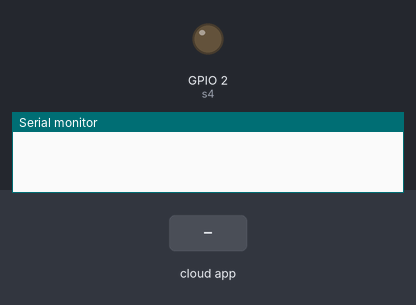
Recording of a sketch running on a simulated ESP8266 (NodeMCU). Parts: output pins drawn as LEDs (lit = HIGH), the last lines printed to the serial monitor. The test bench sets the inputs (shaded band). WiFi joins after 1.5 s; servers stay silent unless stated.

Above: at 2.7 s.
2.8 s: the phone or cloud app sets led4 to 1
At 4.3 s:
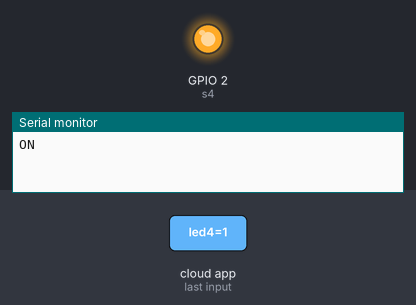
6.0 s: the phone or cloud app sets led4 to 0
At 6.5 s:
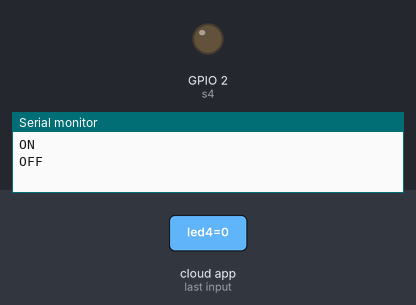
Timing chart, 0 to 9.0 s (numbered marks = the images above; inputs shaded):
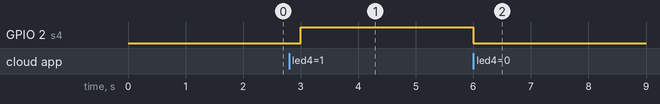

Measured:
- after the input at 2.8 s, GPIO 2 (s4): LOW → HIGH after 0.20 s
- after the input at 6.0 s, GPIO 2 (s4): HIGH → LOW at once

The sketch:

finalcode.ino
```cpp
/*
  Sketch generated by the Arduino IoT Cloud Thing "Untitled"
  https://create.arduino.cc/cloud/things/d1e12d1c-6b87-41be-a810-fa76899ac7a9

  Arduino IoT Cloud Variables description

  The following variables are automatically generated and updated when changes are made to the Thing

  CloudSwitch led1;
  CloudSwitch led2;
  CloudSwitch led3;
  CloudSwitch led4;

  Variables which are marked as READ/WRITE in the Cloud Thing will also have functions
  which are called when their values are changed from the Dashboard.
  These functions are generated with the Thing and added at the end of this sketch.
*/

#include "thingProperties.h"
#include "arduino_secret.h"
const int s1 = 5; //D1
const int s2 = 4; //D2
const int s3 = 0; //D3
const int s4 = 2; //D4

void setup() {
  // Initialize serial and wait for port to open:
  Serial.begin(9600);
  // This delay gives the chance to wait for a Serial Monitor without blocking if none is found
  delay(1500);
pinMode(s1,OUTPUT);
pinMode(s2,OUTPUT);
pinMode(s3,OUTPUT);
pinMode(s4,OUTPUT);
  // Defined in thingProperties.h
  initProperties();

  // Connect to Arduino IoT Cloud
  ArduinoCloud.begin(ArduinoIoTPreferredConnection);

  /*
     The following function allows you to obtain more information
     related to the state of network and IoT Cloud connection and errors
     the higher number the more granular information you’ll get.
     The default is 0 (only errors).
     Maximum is 4
 */
  setDebugMessageLevel(2);
  ArduinoCloud.printDebugInfo();
}

void loop() {
  ArduinoCloud.update();
  // Your code here


}


/*
  Since Led1 is READ_WRITE variable, onLed1Change() is
  executed every time a new value is received from IoT Cloud.
*/
void onLed1Change()  {
  // Add your code here to act upon Led1 change

  if(led1)
  {
    digitalWrite(s1,HIGH);
    Serial.println("ON");
  }
  else
  {
    digitalWrite(s1,LOW);
    Serial.println("OFF");
  }
}

/*
  Since Led2 is READ_WRITE variable, onLed2Change() is
  executed every time a new value is received from IoT Cloud.
*/
void onLed2Change()  {
  // Add your code here to act upon Led2 change

  if(led2)
  {
    digitalWrite(s2,HIGH);
    Serial.println("ON");
  }
  else
  {
    digitalWrite(s2,LOW);
    Serial.println("OFF");
  }
}

/*
  Since Led3 is READ_WRITE variable, onLed3Change() is
  executed every time a new value is received from IoT Cloud.
*/
void onLed3Change()  {
  // Add your code here to act upon Led3 change

  if(led3)
  {
    digitalWrite(s3,HIGH);
    Serial.println("ON");
  }
  else
  {
    digitalWrite(s3,LOW);
    Serial.println("OFF");
  }
}

/*
  Since Led4 is READ_WRITE variable, onLed4Change() is
  executed every time a new value is received from IoT Cloud.
*/
void onLed4Change()  {
  // Add your code here to act upon Led4 change

  if(led4)
  {
    digitalWrite(s4,HIGH);
    Serial.println("ON");
  }
  else
  {
    digitalWrite(s4,LOW);
    Serial.println("OFF");
  }
}
```

arduino_secret.h
```cpp
#define SECRET_DEVICE_KEY  "O4?NEkxC1?0H5tSDAiw4uhiLg"
#define SECRET_OPTIONAL_PASS  "srish2501"
#define SECRET_SSID  "Srishti"
```

thingProperties.h
```cpp
// Code generated by Arduino IoT Cloud, DO NOT EDIT.

#include <ArduinoIoTCloud.h>
#include <Arduino_ConnectionHandler.h>
#include "arduino_secret.h"

const char DEVICE_LOGIN_NAME[]  = "ee345528-d958-4147-927d-bca4372a21c1";

const char SSID[]               = SECRET_SSID;    // Network SSID (name)
const char PASS[]               = SECRET_OPTIONAL_PASS;    // Network password (use for WPA, or use as key for WEP)
const char DEVICE_KEY[]  = SECRET_DEVICE_KEY;    // Secret device password

void onLed1Change();
void onLed2Change();
void onLed3Change();
void onLed4Change();

CloudSwitch led1;
CloudSwitch led2;
CloudSwitch led3;
CloudSwitch led4;

void initProperties(){

  ArduinoCloud.setBoardId(DEVICE_LOGIN_NAME);
  ArduinoCloud.setSecretDeviceKey(DEVICE_KEY);
  ArduinoCloud.addProperty(led1, READWRITE, ON_CHANGE, onLed1Change);
  ArduinoCloud.addProperty(led2, READWRITE, ON_CHANGE, onLed2Change);
  ArduinoCloud.addProperty(led3, READWRITE, ON_CHANGE, onLed3Change);
  ArduinoCloud.addProperty(led4, READWRITE, ON_CHANGE, onLed4Change);

}

WiFiConnectionHandler ArduinoIoTPreferredConnection(SSID, PASS);
```
